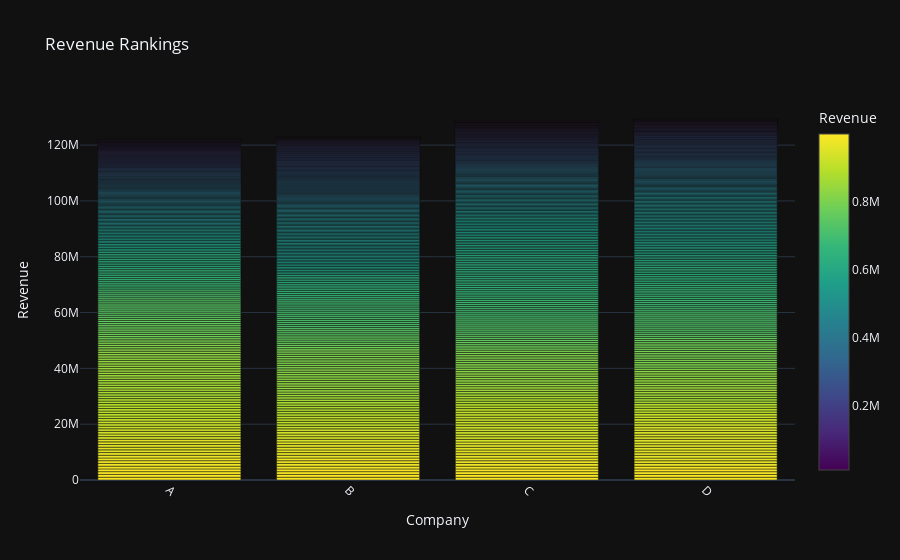

Notebook code cell kept with this figure:
### Code cell
import plotly.graph_objects as go

# Sort data by rank
data_sorted = data.sort_values('Rank')

# Create a bar plot with Plotly
fig = go.Figure()

# Add bar trace
fig.add_trace(go.Bar(
    x=data_sorted['Company'],
    y=data_sorted['Revenue'],
    hovertext=data_sorted['Rank'],
    hoverinfo='text',
    marker=dict(color=data_sorted['Revenue'], colorscale='Viridis', colorbar=dict(title='Revenue')),
    name='Revenue'
))

# Add layout settings
fig.update_layout(
    title='Revenue Rankings',
    xaxis=dict(title='Company', tickangle=45),
    yaxis=dict(title='Revenue'),
    barmode='group',
    showlegend=False,
    template='plotly_dark'  # Dark theme
)

# Add hover information
fig.update_traces(hoverinfo='text', hovertext='<b>Company:</b> ' + data_sorted['Company'] +
                  '<br><b>Revenue:</b> $' + data_sorted['Revenue'].astype(str) +
                  '<br><b>Rank:</b> ' + data_sorted['Rank'].astype(str))

# Show the interactive plot
fig.show()

### Figure 1 — Plotly figure (JSON) as saved in the notebook; plotly's stock layout.template omitted (floating-point values rounded to 4 significant figures; data arrays with more than 128 entries replaced by an {"elided": "..."} marker saying what was removed)
{"data": [{"hoverinfo": "text", "hovertext": {"elided": "1000 str values"}, "marker": {"color": {"elided": "1000 int values"}, "colorbar": {"title": {"text": "Revenue"}}, "colorscale": [[0, "#440154"], [0.1111, "#482878"], [0.2222, "#3e4989"], [0.3333, "#31688e"], [0.4444, "#26828e"], [0.5556, "#1f9e89"], [0.6667, "#35b779"], [0.7778, "#6ece58"], [0.8889, "#b5de2b"], [1, "#fde725"]]}, "name": "Revenue", "type": "bar", "x": {"elided": "1000 str values"}, "y": {"elided": "1000 int values"}}], "layout": {"barmode": "group", "showlegend": false, "title": {"text": "Revenue Rankings"}, "xaxis": {"tickangle": 45, "title": {"text": "Company"}}, "yaxis": {"title": {"text": "Revenue"}}}}
